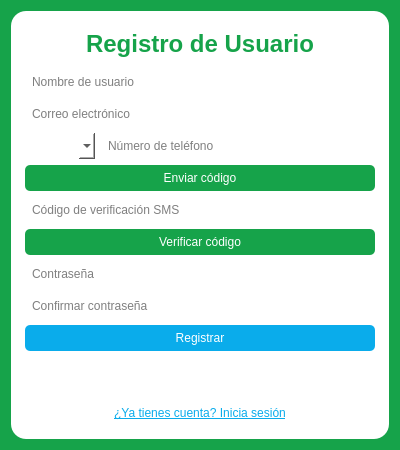
<?xml version="1.0" encoding="UTF-8"?>
<ui version="4.0">
 <class>RegisterForm</class>
 <widget class="QWidget" name="RegisterForm">
  <property name="geometry">
   <rect>
    <x>0</x>
    <y>0</y>
    <width>400</width>
    <height>450</height>
   </rect>
  </property>
  <property name="styleSheet">
   <string notr="true">background-color: #16A34A;</string>
  </property>
  <layout class="QVBoxLayout" name="verticalLayout">
   <item>
    <widget class="QFrame" name="frame">
     <property name="styleSheet">
      <string notr="true">background-color: #FFFFFF; border-radius: 15px; padding: 5px;</string>
     </property>
     <layout class="QVBoxLayout" name="frameLayout">
      <item>
       <widget class="QLabel" name="labelTitle">
        <property name="text">
         <string>Registro de Usuario</string>
        </property>
        <property name="alignment">
         <set>Qt::AlignCenter</set>
        </property>
        <property name="styleSheet">
         <string notr="true">font-size: 18pt; font-weight: bold; color: #16A34A;</string>
        </property>
       </widget>
      </item>
      <item>
       <widget class="QLineEdit" name="lineEdit_nombre">
        <property name="placeholderText">
         <string>Nombre de usuario</string>
        </property>
       </widget>
      </item>
      <item>
       <widget class="QLineEdit" name="lineEdit_correo">
        <property name="placeholderText">
         <string>Correo electrónico</string>
        </property>
       </widget>
      </item>
      <item>
       <layout class="QHBoxLayout" name="horizontalLayoutTelefono">
        <item>
         <widget class="QComboBox" name="comboBox_lada"/>
        </item>
        <item>
         <widget class="QLineEdit" name="lineEdit_telefono">
          <property name="placeholderText">
           <string>Número de teléfono</string>
          </property>
         </widget>
        </item>
       </layout>
      </item>
      <item>
       <widget class="QPushButton" name="pushButton_enviar_codigo">
        <property name="text">
         <string>Enviar código</string>
        </property>
        <property name="styleSheet">
         <string notr="true">background-color: #16A34A; color: white; border-radius: 5px; padding: 6px;</string>
        </property>
       </widget>
      </item>
      <item>
       <widget class="QLineEdit" name="lineEdit_codigo_verificacion">
        <property name="placeholderText">
         <string>Código de verificación SMS</string>
        </property>
       </widget>
      </item>
      <item>
       <widget class="QPushButton" name="pushButton_verificar_codigo">
        <property name="text">
         <string>Verificar código</string>
        </property>
        <property name="styleSheet">
         <string notr="true">background-color: #16A34A; color: white; border-radius: 5px; padding: 6px;</string>
        </property>
       </widget>
      </item>
      <item>
       <widget class="QLineEdit" name="lineEdit_contraseña">
        <property name="placeholderText">
         <string>Contraseña</string>
        </property>
        <property name="echoMode">
         <enum>QLineEdit::Password</enum>
        </property>
       </widget>
      </item>
      <item>
       <widget class="QLineEdit" name="lineEdit_confirmar_contraseña">
        <property name="placeholderText">
         <string>Confirmar contraseña</string>
        </property>
        <property name="echoMode">
         <enum>QLineEdit::Password</enum>
        </property>
       </widget>
      </item>
      <item>
       <widget class="QPushButton" name="pushButton_registrar">
        <property name="text">
         <string>Registrar</string>
        </property>
        <property name="styleSheet">
         <string notr="true">background-color: #0AACEB; color: white; border-radius: 5px; padding: 6px;</string>
        </property>
       </widget>
      </item>
      <item>
       <widget class="QLabel" name="label_resultado">
        <property name="text">
         <string/>
        </property>
        <property name="alignment">
         <set>Qt::AlignCenter</set>
        </property>
        <property name="visible">
         <bool>false</bool>
        </property>
        <property name="styleSheet">
         <string notr="true">font-weight: bold; color: red;</string>
        </property>
       </widget>
      </item>
      <item>
       <widget class="QPushButton" name="btn_to_login">
        <property name="text">
         <string>¿Ya tienes cuenta? Inicia sesión</string>
        </property>
        <property name="styleSheet">
         <string notr="true">background-color: transparent; color: #0AACEB; border: none; text-decoration: underline;</string>
        </property>
       </widget>
      </item>
     </layout>
    </widget>
   </item>
  </layout>
 </widget>
 <resources/>
 <connections/>
</ui>
